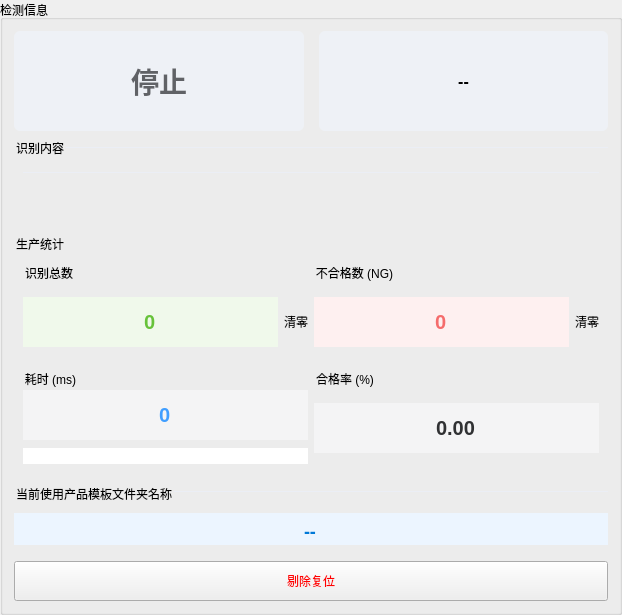
        <widget class="QGroupBox" name="groupBox1">
         <property name="title">
          <string>检测信息</string>
         </property>
         <layout class="QGridLayout" name="gridLayout_6">
          <item row="0" column="0">
           <layout class="QHBoxLayout">
            <property name="spacing">
             <number>15</number>
            </property>
            <item>
             <widget class="QGroupBox" name="groupBox2_7">
              <property name="minimumSize">
               <size>
                <width>0</width>
                <height>100</height>
               </size>
              </property>
              <property name="styleSheet">
               <string notr="true">border:none;</string>
              </property>
              <property name="title">
               <string>运行状态</string>
              </property>
              <layout class="QVBoxLayout">
               <property name="leftMargin">
                <number>0</number>
               </property>
               <property name="topMargin">
                <number>0</number>
               </property>
               <property name="rightMargin">
                <number>0</number>
               </property>
               <property name="bottomMargin">
                <number>0</number>
               </property>
               <item>
                <widget class="QLabel" name="statusLabel">
                 <property name="minimumSize">
                  <size>
                   <width>0</width>
                   <height>60</height>
                  </size>
                 </property>
                 <property name="styleSheet">
                  <string notr="true">background-color: #eef1f6; color: #606266; font-size: 28px; border-radius: 6px; font-weight: bold;</string>
                 </property>
                 <property name="text">
                  <string>停止</string>
                 </property>
                 <property name="alignment">
                  <set>Qt::AlignCenter</set>
                 </property>
                </widget>
               </item>
              </layout>
             </widget>
            </item>
            <item>
             <widget class="QGroupBox" name="groupBox2_3">
              <property name="minimumSize">
               <size>
                <width>0</width>
                <height>100</height>
               </size>
              </property>
              <property name="styleSheet">
               <string notr="true">border:none;</string>
              </property>
              <property name="title">
               <string>判定结果</string>
              </property>
              <layout class="QVBoxLayout">
               <property name="leftMargin">
                <number>0</number>
               </property>
               <property name="topMargin">
                <number>0</number>
               </property>
               <property name="rightMargin">
                <number>0</number>
               </property>
               <property name="bottomMargin">
                <number>0</number>
               </property>
               <item>
                <widget class="QLabel" name="resultlabel">
                 <property name="minimumSize">
                  <size>
                   <width>0</width>
                   <height>60</height>
                  </size>
                 </property>
                 <property name="styleSheet">
                  <string notr="true">background-color: #eef1f6; font-size: 16px; border-radius: 6px; font-weight: 900;</string>
                 </property>
                 <property name="text">
                  <string>--</string>
                 </property>
                 <property name="alignment">
                  <set>Qt::AlignCenter</set>
                 </property>
                </widget>
               </item>
              </layout>
             </widget>
            </item>
           </layout>
          </item>
          <item row="2" column="0">
           <widget class="QGroupBox" name="groupBox2">
            <property name="styleSheet">
             <string notr="true">QGroupBox { border: none; background: transparent; margin-top: 20px; } QGroupBox::title {font-size: 14px; }
</string>
            </property>
            <property name="title">
             <string>生产统计</string>
            </property>
            <layout class="QGridLayout" name="gridLayout_4">
             <item row="0" column="0">
              <widget class="QGroupBox" name="groupBox2_1">
               <property name="minimumSize">
                <size>
                 <width>285</width>
                 <height>100</height>
                </size>
               </property>
               <property name="maximumSize">
                <size>
                 <width>100000</width>
                 <height>100</height>
                </size>
               </property>
               <property name="styleSheet">
                <string notr="true">border:none;</string>
               </property>
               <property name="title">
                <string>识别总数</string>
               </property>
               <layout class="QHBoxLayout">
                <property name="leftMargin">
                 <number>0</number>
                </property>
                <property name="topMargin">
                 <number>0</number>
                </property>
                <property name="rightMargin">
                 <number>0</number>
                </property>
                <property name="bottomMargin">
                 <number>0</number>
                </property>
                <item>
                 <widget class="QLineEdit" name="imagenum">
                  <property name="minimumSize">
                   <size>
                    <width>0</width>
                    <height>50</height>
                   </size>
                  </property>
                  <property name="styleSheet">
                   <string notr="true">background: #f0f9eb; color: #67c23a; font-weight: bold; border:none; font-size: 20px;</string>
                  </property>
                  <property name="text">
                   <string>0</string>
                  </property>
                  <property name="alignment">
                   <set>Qt::AlignCenter</set>
                  </property>
                  <property name="readOnly">
                   <bool>true</bool>
                  </property>
                 </widget>
                </item>
                <item>
                 <widget class="QPushButton" name="cut_cancelButton_2">
                  <property name="minimumSize">
                   <size>
                    <width>0</width>
                    <height>50</height>
                   </size>
                  </property>
                  <property name="maximumSize">
                   <size>
                    <width>60</width>
                    <height>16777215</height>
                   </size>
                  </property>
                  <property name="text">
                   <string>清零</string>
                  </property>
                 </widget>
                </item>
               </layout>
              </widget>
             </item>
             <item row="0" column="1">
              <widget class="QGroupBox" name="groupBox2_2">
               <property name="minimumSize">
                <size>
                 <width>285</width>
                 <height>100</height>
                </size>
               </property>
               <property name="maximumSize">
                <size>
                 <width>100000</width>
                 <height>100</height>
                </size>
               </property>
               <property name="styleSheet">
                <string notr="true">border:none;</string>
               </property>
               <property name="title">
                <string>不合格数 (NG)</string>
               </property>
               <layout class="QHBoxLayout">
                <property name="leftMargin">
                 <number>0</number>
                </property>
                <property name="topMargin">
                 <number>0</number>
                </property>
                <property name="rightMargin">
                 <number>0</number>
                </property>
                <property name="bottomMargin">
                 <number>0</number>
                </property>
                <item>
                 <widget class="QLineEdit" name="ngnum">
                  <property name="minimumSize">
                   <size>
                    <width>0</width>
                    <height>50</height>
                   </size>
                  </property>
                  <property name="styleSheet">
                   <string notr="true">background: #fef0f0; color: #f56c6c; font-weight: bold; border:none; font-size: 20px;</string>
                  </property>
                  <property name="text">
                   <string>0</string>
                  </property>
                  <property name="alignment">
                   <set>Qt::AlignCenter</set>
                  </property>
                  <property name="readOnly">
                   <bool>true</bool>
                  </property>
                 </widget>
                </item>
                <item>
                 <widget class="QPushButton" name="cut_cancelButton_3">
                  <property name="minimumSize">
                   <size>
                    <width>0</width>
                    <height>50</height>
                   </size>
                  </property>
                  <property name="maximumSize">
                   <size>
                    <width>60</width>
                    <height>16777215</height>
                   </size>
                  </property>
                  <property name="text">
                   <string>清零</string>
                  </property>
                 </widget>
                </item>
               </layout>
              </widget>
             </item>
             <item row="1" column="0">
              <widget class="QGroupBox" name="groupBox2_4">
               <property name="minimumSize">
                <size>
                 <width>285</width>
                 <height>100</height>
                </size>
               </property>
               <property name="maximumSize">
                <size>
                 <width>100000</width>
                 <height>100</height>
                </size>
               </property>
               <property name="styleSheet">
                <string notr="true">border:none;</string>
               </property>
               <property name="title">
                <string>耗时 (ms)</string>
               </property>
               <layout class="QVBoxLayout">
                <property name="leftMargin">
                 <number>0</number>
                </property>
                <property name="topMargin">
                 <number>0</number>
                </property>
                <property name="rightMargin">
                 <number>0</number>
                </property>
                <property name="bottomMargin">
                 <number>0</number>
                </property>
                <item>
                 <widget class="QLineEdit" name="speedLabel">
                  <property name="minimumSize">
                   <size>
                    <width>0</width>
                    <height>50</height>
                   </size>
                  </property>
                  <property name="styleSheet">
                   <string notr="true">background: #f4f4f5; color: #409eff; font-weight: bold; border:none; font-size: 20px;</string>
                  </property>
                  <property name="text">
                   <string>0</string>
                  </property>
                  <property name="alignment">
                   <set>Qt::AlignCenter</set>
                  </property>
                  <property name="readOnly">
                   <bool>true</bool>
                  </property>
                 </widget>
                </item>
                <item>
                 <widget class="QLineEdit" name="lineBoxIndex">
                  <property name="visible">
                   <bool>false</bool>
                  </property>
                 </widget>
                </item>
               </layout>
              </widget>
             </item>
             <item row="1" column="1">
              <widget class="QGroupBox" name="groupBox2_6">
               <property name="minimumSize">
                <size>
                 <width>285</width>
                 <height>100</height>
                </size>
               </property>
               <property name="maximumSize">
                <size>
                 <width>100000</width>
                 <height>100</height>
                </size>
               </property>
               <property name="styleSheet">
                <string notr="true">border:none;</string>
               </property>
               <property name="title">
                <string>合格率 (%)</string>
               </property>
               <layout class="QVBoxLayout">
                <property name="leftMargin">
                 <number>0</number>
                </property>
                <property name="topMargin">
                 <number>0</number>
                </property>
                <property name="rightMargin">
                 <number>0</number>
                </property>
                <property name="bottomMargin">
                 <number>0</number>
                </property>
                <item>
                 <widget class="QLineEdit" name="lineBoxIndex_6">
                  <property name="minimumSize">
                   <size>
                    <width>0</width>
                    <height>50</height>
                   </size>
                  </property>
                  <property name="styleSheet">
                   <string notr="true">background: #f4f4f5; color: #303133; font-weight: bold; border:none; font-size: 20px;</string>
                  </property>
                  <property name="text">
                   <string>0.00</string>
                  </property>
                  <property name="alignment">
                   <set>Qt::AlignCenter</set>
                  </property>
                  <property name="readOnly">
                   <bool>true</bool>
                  </property>
                 </widget>
                </item>
               </layout>
              </widget>
             </item>
            </layout>
           </widget>
          </item>
          <item row="1" column="0">
           <widget class="QGroupBox" name="groupBox2_8">
            <property name="minimumSize">
             <size>
              <width>0</width>
              <height>90</height>
             </size>
            </property>
            <property name="styleSheet">
             <string notr="true">border:none; border-top: 1px solid #ebeef5; margin-top: 10px; padding-top: 5px;</string>
            </property>
            <property name="title">
             <string>识别内容</string>
            </property>
            <layout class="QVBoxLayout">
             <item>
              <widget class="QLabel" name="resultlabel_7">
               <property name="styleSheet">
                <string notr="true">color: #409eff; font-size: 20px; font-weight: bold;</string>
               </property>
               <property name="text">
                <string/>
               </property>
               <property name="alignment">
                <set>Qt::AlignCenter</set>
               </property>
               <property name="wordWrap">
                <bool>true</bool>
               </property>
              </widget>
             </item>
            </layout>
           </widget>
          </item>
          <item row="3" column="0">
           <widget class="QGroupBox" name="groupBox_currentTemplate">
            <property name="minimumSize">
             <size>
              <width>0</width>
              <height>72</height>
             </size>
            </property>
            <property name="styleSheet">
             <string notr="true">border:none; border-top: 1px solid #ebeef5; margin-top: 8px; padding-top: 4px;</string>
            </property>
            <property name="title">
             <string>当前使用产品模板文件夹名称</string>
            </property>
            <layout class="QVBoxLayout">
             <property name="leftMargin">
              <number>0</number>
             </property>
             <property name="topMargin">
              <number>0</number>
             </property>
             <property name="rightMargin">
              <number>0</number>
             </property>
             <property name="bottomMargin">
              <number>0</number>
             </property>
             <item>
              <widget class="QLineEdit" name="currentTemplateName">
               <property name="minimumSize">
                <size>
                 <width>0</width>
                 <height>40</height>
                </size>
               </property>
               <property name="styleSheet">
                <string notr="true">background: #ecf5ff; color: #0078D7; font-weight: bold; border:none; font-size: 18px;</string>
               </property>
               <property name="text">
                <string>--</string>
               </property>
               <property name="alignment">
                <set>Qt::AlignCenter</set>
               </property>
               <property name="readOnly">
                <bool>true</bool>
               </property>
              </widget>
             </item>
            </layout>
           </widget>
          </item>
          <item row="4" column="0">
           <widget class="QPushButton" name="pushButton_10">
            <property name="minimumSize">
             <size>
              <width>0</width>
              <height>40</height>
             </size>
            </property>
            <property name="styleSheet">
             <string notr="true">QPushButton { color: rgb(255, 0, 0); }</string>
            </property>
            <property name="text">
             <string>剔除复位</string>
            </property>
           </widget>
          </item>
         </layout>
        </widget>
